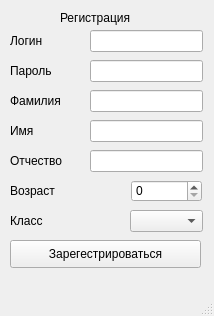
<?xml version="1.0" encoding="UTF-8"?>
<ui version="4.0">
 <class>MainWindow</class>
 <widget class="QMainWindow" name="MainWindow">
  <property name="geometry">
   <rect>
    <x>0</x>
    <y>0</y>
    <width>214</width>
    <height>316</height>
   </rect>
  </property>
  <property name="windowTitle">
   <string>MainWindow</string>
  </property>
  <widget class="QWidget" name="centralwidget">
   <widget class="QLabel" name="label">
    <property name="geometry">
     <rect>
      <x>60</x>
      <y>10</y>
      <width>81</width>
      <height>16</height>
     </rect>
    </property>
    <property name="text">
     <string>Регистрация</string>
    </property>
   </widget>
   <widget class="QLabel" name="label_2">
    <property name="geometry">
     <rect>
      <x>10</x>
      <y>30</y>
      <width>41</width>
      <height>21</height>
     </rect>
    </property>
    <property name="text">
     <string>Логин</string>
    </property>
   </widget>
   <widget class="QLabel" name="label_3">
    <property name="geometry">
     <rect>
      <x>10</x>
      <y>60</y>
      <width>55</width>
      <height>21</height>
     </rect>
    </property>
    <property name="text">
     <string>Пароль</string>
    </property>
   </widget>
   <widget class="QLabel" name="label_4">
    <property name="geometry">
     <rect>
      <x>10</x>
      <y>90</y>
      <width>55</width>
      <height>21</height>
     </rect>
    </property>
    <property name="text">
     <string>Фамилия</string>
    </property>
   </widget>
   <widget class="QLabel" name="label_5">
    <property name="geometry">
     <rect>
      <x>10</x>
      <y>120</y>
      <width>55</width>
      <height>21</height>
     </rect>
    </property>
    <property name="text">
     <string>Имя</string>
    </property>
   </widget>
   <widget class="QLabel" name="label_6">
    <property name="geometry">
     <rect>
      <x>10</x>
      <y>150</y>
      <width>55</width>
      <height>21</height>
     </rect>
    </property>
    <property name="text">
     <string>Отчество</string>
    </property>
   </widget>
   <widget class="QLabel" name="label_7">
    <property name="geometry">
     <rect>
      <x>10</x>
      <y>210</y>
      <width>55</width>
      <height>21</height>
     </rect>
    </property>
    <property name="text">
     <string>Класс</string>
    </property>
   </widget>
   <widget class="QLineEdit" name="lineEdit">
    <property name="geometry">
     <rect>
      <x>90</x>
      <y>30</y>
      <width>113</width>
      <height>22</height>
     </rect>
    </property>
   </widget>
   <widget class="QLineEdit" name="lineEdit_2">
    <property name="geometry">
     <rect>
      <x>90</x>
      <y>60</y>
      <width>113</width>
      <height>22</height>
     </rect>
    </property>
   </widget>
   <widget class="QLineEdit" name="lineEdit_3">
    <property name="geometry">
     <rect>
      <x>90</x>
      <y>90</y>
      <width>113</width>
      <height>22</height>
     </rect>
    </property>
   </widget>
   <widget class="QLineEdit" name="lineEdit_4">
    <property name="geometry">
     <rect>
      <x>90</x>
      <y>120</y>
      <width>113</width>
      <height>22</height>
     </rect>
    </property>
   </widget>
   <widget class="QLineEdit" name="lineEdit_5">
    <property name="geometry">
     <rect>
      <x>90</x>
      <y>150</y>
      <width>113</width>
      <height>22</height>
     </rect>
    </property>
   </widget>
   <widget class="QComboBox" name="comboBox">
    <property name="geometry">
     <rect>
      <x>130</x>
      <y>210</y>
      <width>73</width>
      <height>22</height>
     </rect>
    </property>
   </widget>
   <widget class="QPushButton" name="pushButton">
    <property name="geometry">
     <rect>
      <x>10</x>
      <y>240</y>
      <width>191</width>
      <height>28</height>
     </rect>
    </property>
    <property name="text">
     <string>Зарегестрироваться</string>
    </property>
   </widget>
   <widget class="QLabel" name="label_8">
    <property name="geometry">
     <rect>
      <x>10</x>
      <y>180</y>
      <width>55</width>
      <height>21</height>
     </rect>
    </property>
    <property name="text">
     <string>Возраст</string>
    </property>
   </widget>
   <widget class="QSpinBox" name="spinBox">
    <property name="geometry">
     <rect>
      <x>131</x>
      <y>180</y>
      <width>71</width>
      <height>22</height>
     </rect>
    </property>
   </widget>
  </widget>
  <widget class="QMenuBar" name="menubar">
   <property name="geometry">
    <rect>
     <x>0</x>
     <y>0</y>
     <width>214</width>
     <height>26</height>
    </rect>
   </property>
  </widget>
  <widget class="QStatusBar" name="statusbar"/>
 </widget>
 <resources/>
 <connections/>
</ui>
